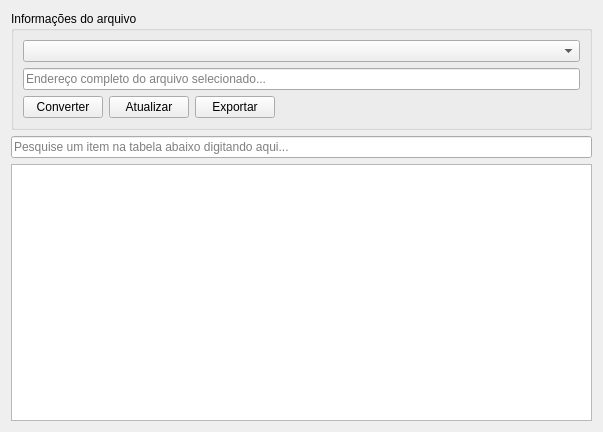
<?xml version="1.0" encoding="UTF-8"?>
<ui version="4.0">
 <class>ProcessarArquivoCrednosso</class>
 <widget class="QWidget" name="ProcessarArquivoCrednosso">
  <property name="geometry">
   <rect>
    <x>0</x>
    <y>0</y>
    <width>603</width>
    <height>432</height>
   </rect>
  </property>
  <property name="windowTitle">
   <string>Form</string>
  </property>
  <layout class="QGridLayout" name="gridLayout_2">
   <item row="0" column="0">
    <widget class="QGroupBox" name="groupBox">
     <property name="title">
      <string>Informações do arquivo</string>
     </property>
     <layout class="QGridLayout" name="gridLayout">
      <item row="3" column="1">
       <widget class="QPushButton" name="botaoAtualizar">
        <property name="text">
         <string>Atualizar</string>
        </property>
       </widget>
      </item>
      <item row="3" column="3" colspan="2">
       <spacer name="horizontalSpacer">
        <property name="orientation">
         <enum>Qt::Horizontal</enum>
        </property>
        <property name="sizeHint" stdset="0">
         <size>
          <width>396</width>
          <height>20</height>
         </size>
        </property>
       </spacer>
      </item>
      <item row="3" column="2">
       <widget class="QPushButton" name="botaoExportar">
        <property name="text">
         <string>Exportar</string>
        </property>
       </widget>
      </item>
      <item row="3" column="0">
       <widget class="QPushButton" name="botaoConverter">
        <property name="text">
         <string>Converter</string>
        </property>
       </widget>
      </item>
      <item row="1" column="0" colspan="5">
       <widget class="QComboBox" name="comboBox">
        <property name="font">
         <font>
          <weight>75</weight>
          <bold>true</bold>
         </font>
        </property>
       </widget>
      </item>
      <item row="2" column="0" colspan="5">
       <widget class="QLineEdit" name="campoLocalDoArquivo">
        <property name="toolTip">
         <string>&lt;html&gt;&lt;head/&gt;&lt;body&gt;&lt;p&gt;&lt;span style=&quot; font-size:9pt;&quot;&gt;Caminho onde o arquivo (&lt;/span&gt;&lt;span style=&quot; font-size:9pt; font-weight:600; font-style:italic;&quot;&gt;TXT/DAT&lt;/span&gt;&lt;span style=&quot; font-size:9pt;&quot;&gt;) está localizado.&lt;/span&gt;&lt;/p&gt;&lt;/body&gt;&lt;/html&gt;</string>
        </property>
        <property name="readOnly">
         <bool>true</bool>
        </property>
        <property name="placeholderText">
         <string>Endereço completo do arquivo selecionado...</string>
        </property>
       </widget>
      </item>
     </layout>
    </widget>
   </item>
   <item row="1" column="0">
    <widget class="QLineEdit" name="campoPesquisarObjetosTabela">
     <property name="placeholderText">
      <string>Pesquise um item na tabela abaixo digitando aqui...</string>
     </property>
    </widget>
   </item>
   <item row="2" column="0">
    <widget class="QTableWidget" name="tableWidget"/>
   </item>
  </layout>
 </widget>
 <tabstops>
  <tabstop>comboBox</tabstop>
  <tabstop>campoLocalDoArquivo</tabstop>
  <tabstop>botaoConverter</tabstop>
  <tabstop>botaoAtualizar</tabstop>
  <tabstop>botaoExportar</tabstop>
  <tabstop>campoPesquisarObjetosTabela</tabstop>
  <tabstop>tableWidget</tabstop>
 </tabstops>
 <resources/>
 <connections/>
</ui>
